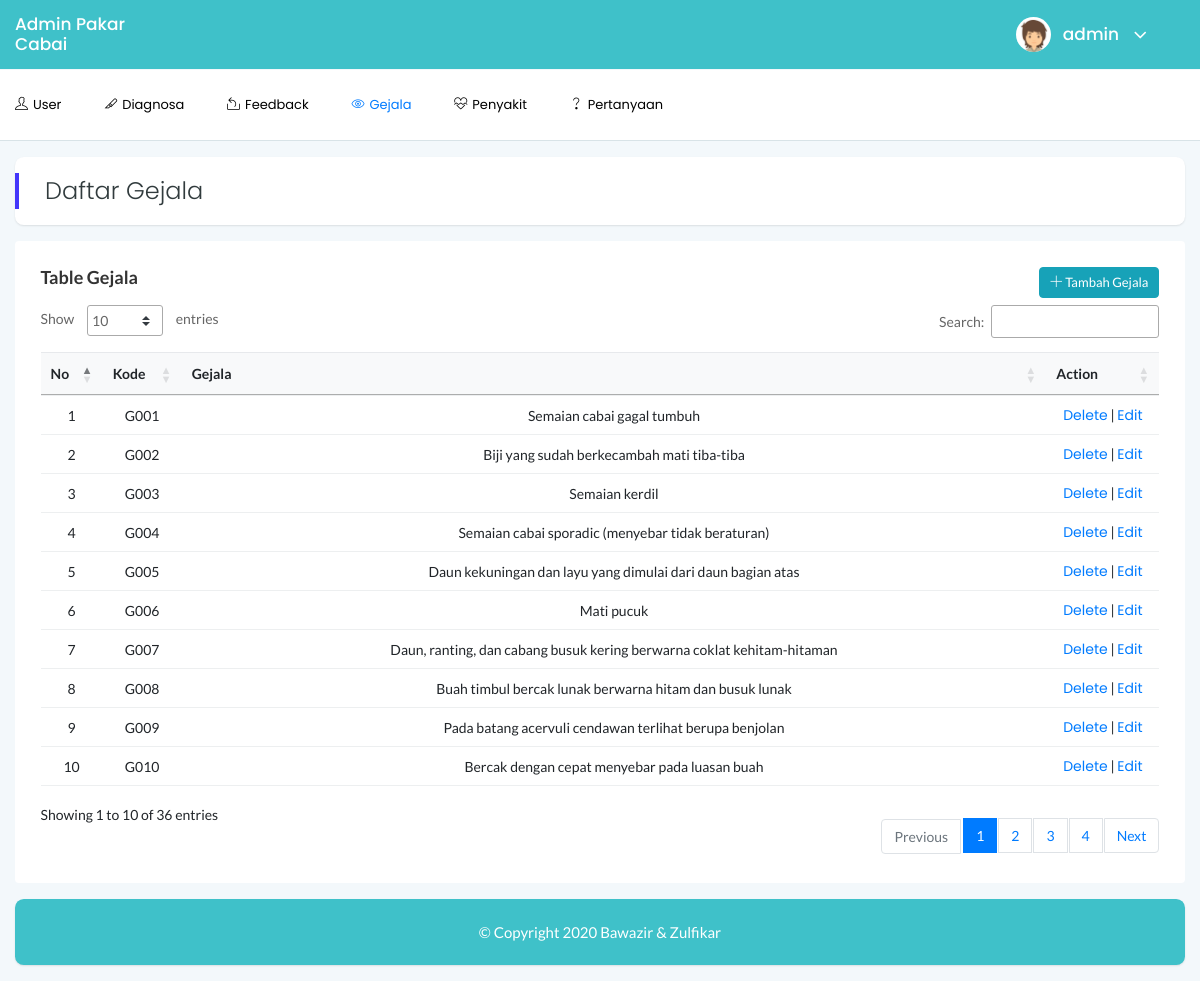
The app's page /gejala.php (signed in) with its own data.
### tables this page shows
CREATE TABLE `gejala` (
  `kode` varchar(255) DEFAULT NULL,
  `gejala` varchar(255) DEFAULT NULL
);

### gejala.php (the view, shortened to what this page needs)
<!doctype html>
<html lang="en">
<head>
    <link rel="stylesheet" href="assets/css/bootstrap.min.css">
    <link rel="stylesheet" href="assets/css/font-awesome.min.css">
    <link rel="stylesheet" href="assets/css/themify-icons.css">
    <link rel="stylesheet" href="assets/css/metisMenu.css">
    <link rel="stylesheet" href="assets/css/owl.carousel.min.css">
    <link rel="stylesheet" href="assets/css/slicknav.min.css">
    <link rel="stylesheet" href="https://www.amcharts.com/lib/3/plugins/export/export.css" type="text/css" media="all" />
    <link rel="stylesheet" type="text/css" href="https://cdn.datatables.net/1.10.19/css/jquery.dataTables.css">
    <link rel="stylesheet" type="text/css" href="https://cdn.datatables.net/1.10.18/css/dataTables.bootstrap4.min.css">
    <link rel="stylesheet" type="text/css" href="https://cdn.datatables.net/responsive/2.2.3/css/responsive.bootstrap.min.css">
    <link rel="stylesheet" type="text/css" href="https://cdn.datatables.net/responsive/2.2.3/css/responsive.jqueryui.min.css">
    <link rel="stylesheet" href="assets/css/typography.css">
    <link rel="stylesheet" href="assets/css/default-css.css">
    <link rel="stylesheet" href="assets/css/styles.css">
    <link rel="stylesheet" href="assets/css/responsive.css">
    <link rel="stylesheet" href="assets/css/custom_style.css">
</head>
<body class="body-bg">
    <div class="horizontal-main-wrapper">
        <div class="mainheader-area prm_color">
            <div class="container">
                <div class="row align-items-center">
                    <div class="col-md-3">
                        <div class="logo">
                              <a href="#"><h3 class="user-name dropdown-toggle">Admin Pakar Cabai</h3></a>
                        </div>
                    </div>
                    <div class="col-md-9 clearfix text-right">
                        <div class="clearfix d-md-inline-block d-block">
                            <div class="user-profile m-0">
                                <img class="avatar user-thumb" src="assets/images/author/avatar.png" alt="avatar">
                                <h4 class="user-name dropdown-toggle" data-toggle="dropdown"><?php echo $_SESSION['username']; ?> <i class="fa fa-angle-down"></i></h4>
                            </div>
                        </div>
                    </div>
                </div>
            </div>
        </div>
               <div class="header-area header-bottom">
            <div class="container">
                <div class="row align-items-center">
                    <div class="col-lg-9  d-none d-lg-block">
                        <div class="horizontal-menu">
                            <nav>
                                <ul id="nav_menu">
                                    <li class="mega-menu">
                                        <a href="index.php"><i class="ti-user"></i><span>User</span></a>
                                    </li>
                                     <li class="mega-menu">
                                        <a href="diagnosa.php"><i class="ti-slice"></i><span>Diagnosa</span></a>
                                    </li>
                                    <li class="mega-menu">
                                        <a href="feedback.php"><i class="ti-share-alt"></i><span>Feedback</span></a>
                                    </li>
                                    <li class="active">
                                        <a href="gejala.php"><i class="ti-eye"></i><span>Gejala</span></a>
                                    </li>
                                    <li class="mega-menu">
                                        <a href="penyakit.php"><i class="ti-heart-broken"></i><span>Penyakit</span></a>
                                    </li>
                                    <li class="mega-menu">
                                        <a href="pertanyaan.php"><i class="ti-help"></i><span>Pertanyaan</span></a>
                                    </li>
                                </ul>
                            </nav>
                        </div>
                    </div>
                </div>
            </div>
        </div>
                    <div class="page-title-area mt-3 card_new">
                        <div class="row align-items-center">
                            <div class="col-sm-12">
                                <div class="breadcrumbs-area clearfix">
                                    <h4 class="page-title pull-left">Daftar Gejala</h4>
                                </div>
                            </div>
                        </div>
                    </div>
                   <div class="col-xl-12 col-lg-12 mt-3">
                        <div class="card">
                            <div class="card-body">
                               <h4 class="header-title">
                                    Table Gejala
                                    <button type="button" class="btn btn-info btn-xs pull-right" data-toggle="modal" data-target="#modalTambah"> <i class="ti-plus"></i> Tambah Gejala</button>
                                </h4>
                                <div class="data-tables">
                                    <table id="dataTable" class="text-center" style="width: 100%">
                                    <thead class="bg-light text-capitalize">
                                            <tr>
                                                <th>No</th>
                                                <th>Kode</th>
                                                <th>Gejala</th>
                                                <th>Action</th>
                                            </tr>
                                        </thead>
                                    <tbody>
						          <?php
                                    include 'dbConfig/dbConn.php';
                                    $index = 1;
                                    $data = mysqli_query($conn,"select * from gejala order by kode");
                                    while($result = mysqli_fetch_array($data)){
                                    ?>
                                     <tr>
                                        <td><?php echo $index++; ?></td>
                                        <td><?php echo $result['kode'] ?></td>
                                        <td><?php echo $result['gejala'] ?></td>
                                        <td><a href='gejala.php?kode=<?php echo $result['kode'] ?>'>Delete</a> | <a href="gejala.php?edit=<?=$result['kode']?>">Edit</a></td>
                                    </tr>
                                    <?php
                                        }
                                    ?>
						        </tbody>
    							</table>
    						</div>
                        </div>
                    </div>
                </div>
        <footer>
            <div class="card_new mt-3 prm_color txt_footer mb-3">
                <p class="txt_footer">© Copyright 2020 Bawazir & Zulfikar</a></p>
            </div>
        </footer>
    </div>
</body>
</html>

### assets/css/styles.css (style rules this page uses)
.card { border: none; border-radius: 4px; background-color: #fff; -webkit-transition: all 0.3s ease 0s; transition: all 0.3s ease 0s; }
.card-body { padding: 25.6px; padding: 1.6rem; }
.logo a { display: inline-block; max-width: 120px; }
.body-bg { background: #F3F8FB; }
.horizontal-main-wrapper { min-height: 100vh; }
.horizontal-main-wrapper .container { max-width: 1440px; }
.horizontal-main-wrapper .header-area, .horizontal-main-wrapper .mainheader-area { padding-left: 0; padding-right: 0; }
.mainheader-area { background: #fff; border-bottom: 1px solid #f3f8fb; padding-left: 15px; position: relative; z-index: 99; }
.horizontal-menu { position: relative; }
.horizontal-menu ul li { display: inline-block; position: relative; }
.horizontal-menu ul li a { display: block; font-size: 13px; padding: 10px 20px; color: #000000; text-transform: capitalize; }
.horizontal-menu ul li:hover>a, .horizontal-menu ul li.active>a { color: #007BFF; }
.horizontal-menu nav>ul>li:first-child>a { padding-left: 0; }
.horizontal-menu ul li a i { margin-right: 5px; }
.horizontal-menu .mega-menu { position: inherit; }
.slicknav_nav .slicknav_row, .slicknav_nav a { text-transform: capitalize; }
.slicknav_nav li i { width: 26px; display: inline-block; }
.header-area { padding: 15px 30px; background: #fff; border-bottom: 1px solid #d8e3e7; }
.page-title-area { padding: 0 30px; background: #fff; position: relative; }
.page-title-area:before { content: ''; position: absolute; left: 0; top: 50%; width: 4px; height: 36px; background: var(--primary-color); -webkit-transform: translateY(-50%); transform: translateY(-50%); }
.page-title { font-size: 24px; font-weight: 300; color: #313b3d; letter-spacing: 0; margin-right: 30px; }
.user-profile { margin-right: -30px; display: -webkit-box; display: -ms-flexbox; display: flex; -webkit-box-align: center; -ms-flex-align: center; align-items: center; -ms-flex-wrap: wrap; flex-wrap: wrap; padding: 17px 38px; position: relative; }
.user-profile img.avatar { height: 35px; width: 35px; border-radius: 50%; margin-right: 12px; }
.user-name { font-size: 17px; font-weight: 500; color: #fff; letter-spacing: 0; cursor: pointer; -webkit-user-select: none; -moz-user-select: none; -ms-user-select: none; user-select: none; }
.user-name i { margin-left: 10px; font-size: 21px; vertical-align: middle; position: relative; }
.notification-area .dropdown-toggle, .user-name.dropdown-toggle { position: relative; }
.notification-area .dropdown-toggle:after, .user-name.dropdown-toggle:after { display: none; }
.header-title { font-family: 'Lato', sans-serif; font-size: 18px; font-weight: 600; letter-spacing: 0; color: #333; text-transform: capitalize; margin-bottom: 17px; }
.btn { padding: 11px 17px; font-size: 13px; letter-spacing: 0; }
.btn-xs { padding: 5px 10px; }
table tr th { border-bottom: none; }
table tr th, table tr td { border-top: 1px solid rgba(120, 130, 140, 0.13) !important; }
table.dataTable.no-footer { border-bottom: 1px solid rgba(120, 130, 140, 0.13) !important; }
table.dataTable thead th, table.dataTable thead td { border-bottom-color: transparent; }

### assets/css/custom_style.css (style rules this page uses)
.prm_color { background-color: #3fc1c9 !important; }
.card_new { background: #fff; transition: .5s; border: 0; border-radius: .55rem; position: relative; box-shadow: 0 1px 2px 0 rgba(0,0,0,0.1); padding-top: 20px; padding-bottom: 20px; margin-left: 15px; margin-right: 15px; }
.txt_footer { text-align: center; color: #fff; }

### records on screen
gejala: kode "G001", gejala "Semaian cabai gagal tumbuh"
gejala: kode "G002", gejala "Biji yang sudah berkecambah mati tiba-tiba"
gejala: kode "G003", gejala "Semaian kerdil"
gejala: kode "G004", gejala "Semaian cabai sporadic (menyebar tidak beraturan)"
gejala: kode "G005", gejala "Daun kekuningan dan layu yang dimulai dari daun bagian atas"
gejala: kode "G006", gejala "Mati pucuk"
gejala: kode "G007", gejala "Daun, ranting, dan cabang busuk kering berwarna coklat kehitam-hitaman"
gejala: kode "G008", gejala "Buah timbul bercak lunak berwarna hitam dan busuk lunak"
gejala: kode "G009", gejala "Pada batang acervuli cendawan terlihat berupa benjolan"
gejala: kode "G010", gejala "Bercak dengan cepat menyebar pada luasan buah"

### other values on screen
$_SESSION['username'] "admin"
